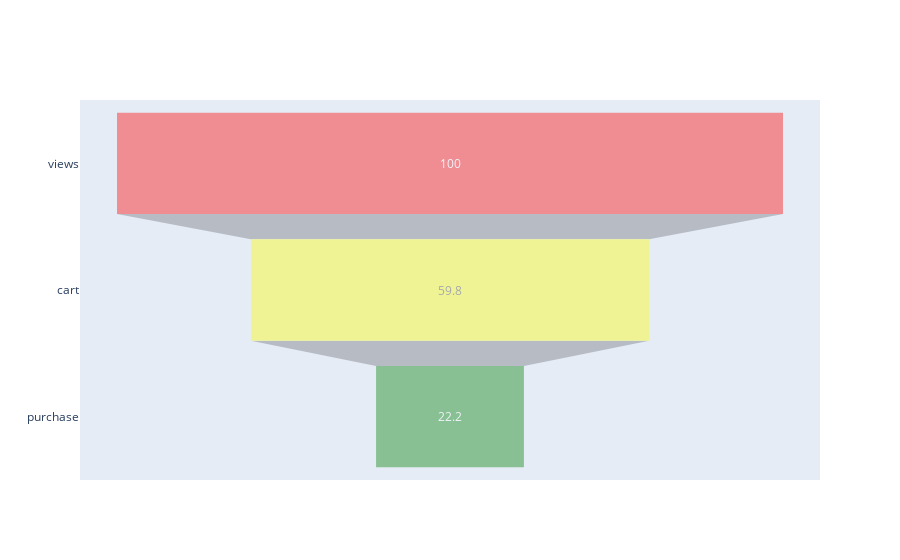

Notebook cell for this chart:
### Code cell
funnel_analytics(df_ecom.event_type)

### Figure 1 — Plotly figure (JSON) as saved in the notebook; plotly's stock layout.template omitted (floating-point values rounded to 4 significant figures)
{"data": [{"marker": {"color": ["red", "yellow", "green"]}, "opacity": 0.4, "type": "funnel", "x": [100, 59.8, 22.2], "y": ["views", "cart", "purchase"]}], "layout": {}}
